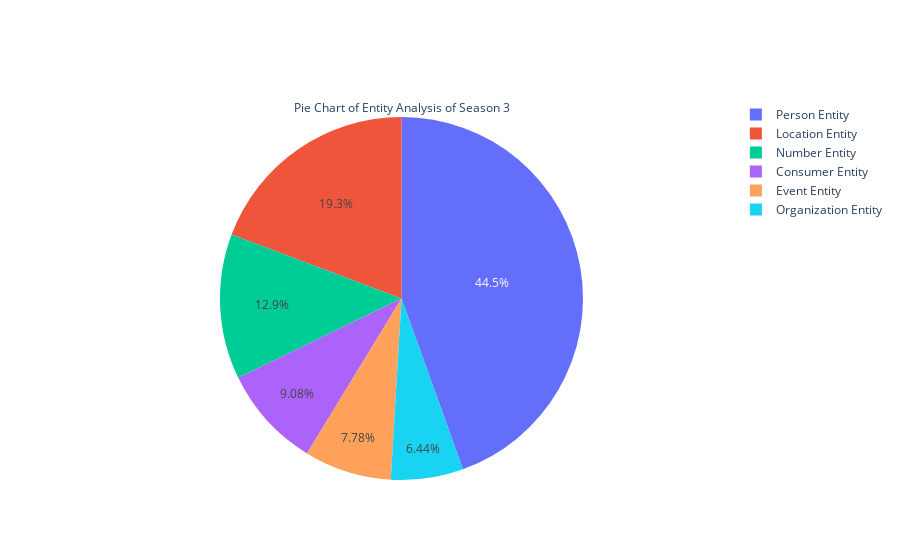

The notebook cell this image was saved under:
### Code cell
fig = go.Figure(data=[go.Pie(labels=types, values=total_num, title="Pie Chart of Entity Analysis of Season 3")])
fig.show()

### Figure 1 — Plotly figure (JSON) as saved in the notebook; plotly's stock layout.template omitted (floating-point values rounded to 4 significant figures)
{"data": [{"labels": ["Person Entity", "Number Entity", "Consumer Entity", "Event Entity", "Location Entity", "Organization Entity"], "title": {"text": "Pie Chart of Entity Analysis of Season 3"}, "type": "pie", "values": [995, 289, 203, 174, 431, 144]}], "layout": {}}
